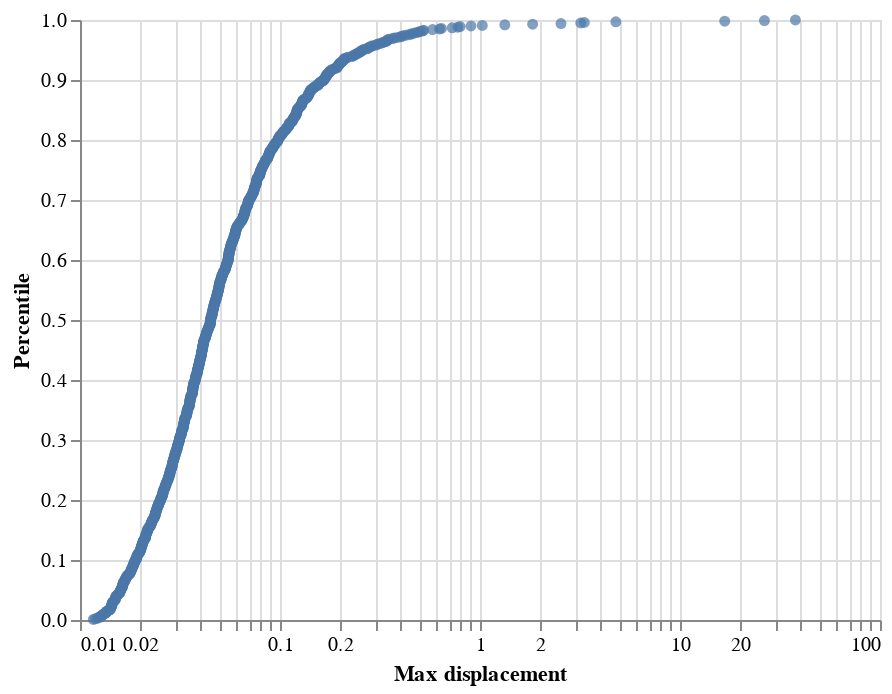

Source (notebook cell):
### Code cell
alt.Chart(df.reset_index()).mark_circle().encode(
    x=alt.X('Max displacement:Q', scale=alt.Scale(type='log')),
    y='Percentile:Q',
    tooltip='index:N')

### Figure 1 — Vega-Lite specification as saved in the notebook (floating-point values rounded to 4 significant figures; data arrays with more than 128 entries replaced by an {"elided": "..."} marker saying what was removed)
{"config": {"view": {"continuousWidth": 400, "continuousHeight": 300}}, "data": {"name": "data-ce8d765160fb42ace2f0d7d6d6048861"}, "mark": "circle", "encoding": {"tooltip": {"type": "nominal", "field": "index"}, "x": {"type": "quantitative", "field": "Max displacement", "scale": {"type": "log"}}, "y": {"type": "quantitative", "field": "Percentile"}}, "$schema": "https://vega.github.io/schema/vega-lite/v4.8.1.json", "datasets": {"data-ce8d765160fb42ace2f0d7d6d6048861": {"elided": "1000 records"}}}
